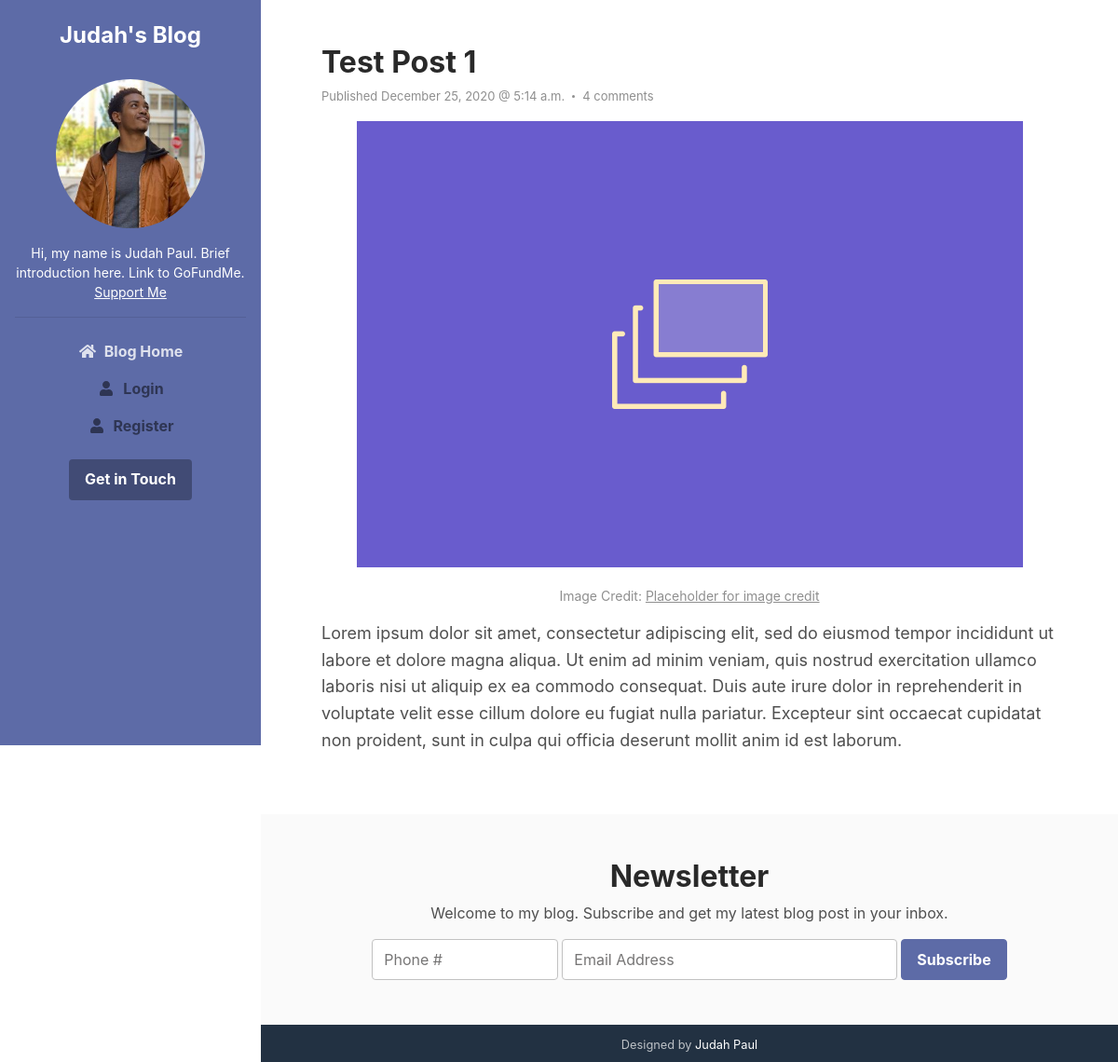
Screenshot of /post/2/test-post-1/ with the database file from the repository.
### blog/models.py (models this page shows, shortened)
class Post(models.Model):
    title = models.CharField(max_length=100)
    content = models.TextField()
    intro = models.TextField(max_length=100, blank=True)
    post_image = models.ImageField(default='default_post.png', upload_to='post-pics')
    timestamp = models.DateTimeField(default=timezone.now)
    author = models.ForeignKey(User, on_delete=models.CASCADE)
    slug = AutoSlugField(populate_from='title', default='', unique=True, null=False, editable=False)
    draft = models.BooleanField(default=False)

### blog/views.py (the view)
# urls.py: path('post/<int:pk>/<slug:slug>/', PostDetailView.as_view(), name='post-detail'),
class PostDetailView(DetailView):
    model = Post
    template_name = 'post_detail.html'

### templates/post_detail.html (shortened to what this page needs)
<!doctype html>
{% extends "base.html" %}
{% load crispy_forms_tags %}
{% block content %}
{% load static %}
<article class="blog-post px-3 py-5 p-md-5">
    <div class="container">
        <header class="blog-post-header">
            <h2 class="title mb-2">{{ post.title }}</h2>
            <div class="meta mb-3"><span class="date">Published {{ post.timestamp|date:"F d, Y @ f a" }}</span><span class="comment"><a href="#">4 comments</a></span></div>
        </header>
        <div class="blog-post-body">
            <figure class="blog-banner">
                <a href="#"><img class="img-fluid" style="margin: 10px auto 20px; display: block;" src="{{ post.post_image.url }}" alt="image"></a>
                <figcaption class="mt-2 text-center image-caption">Image Credit: <a href="#" target="_blank">Placeholder for image credit</a></figcaption>
            </figure>
            <p>{{ post.content }}</p>
        </div>
    </div>
</article>
<section class="cta-section theme-bg-light py-5">
    <div class="container text-center">
        <h2 class="heading">Newsletter</h2>
        <div class="intro">Welcome to my blog. Subscribe and get my latest blog post in your inbox.</div>
        <form class="signup-form form-inline justify-content-center pt-3">
            <div class="form-group">
                <input type="tel" id="phone" name="phone" pattern="[+]{1}[0-9]{11,14}" class="form-control mr-md-1" style="max-width: 200px;" placeholder="Phone #" required>
                <input type="email" id="semail" name="semail1" class="form-control mr-md-1 semail" placeholder="Email Address">
            </div>
            <button type="submit" class="btn btn-primary">Subscribe</button>
        </form>
    </div>
</section>
{% endblock content %}

### rows the page displays
Post: title "Test Post 1", timestamp "December 25, 2020 @ 5:14 a.m.", post_image (placeholder picture), content "Lorem ipsum dolor sit amet, consectetur adipiscing elit, sed do eiusmod tempor incididunt ut labore et dolore magna aliqua. Ut enim ad minim veniam, quis nostrud exercitation ullamco laboris nisi ut aliquip ex ea commodo consequat. Duis aute irure dolor in reprehenderit in voluptate velit esse cillum dolore eu fugiat nulla pariatur. Excepteur sint occaecat cupidatat non proident, sunt in culpa qui officia deserunt mollit anim id est laborum."
